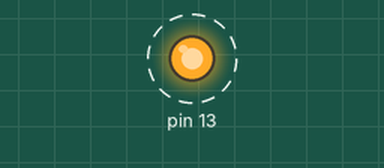
Bench run of a sketch on a simulated Arduino Uno, built with avr-gcc and run on an emulated ATmega328P. On the bench: output pins drawn as LEDs (lit = HIGH). Dashed ring = blinking.

Above: at 0.5 s.
Timing chart, 0 to 4.6 s (numbered marks = the images above):
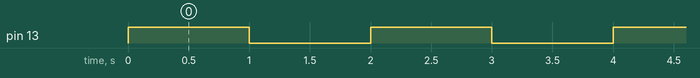

Measured:
- by itself, pin 13: alternates HIGH for 1.0 s and LOW for 1.0 s

The sketch:

Capteur_carte_interne_generic.ino
```cpp
/*
  Clignotement de LED
  Allume une LED pendant 1 seconde, puis l'éteint pendant 1 seconde
  puis le programme se répète indéfiniment

  Cet exemple est dans le domaine public
  Traduction française par X. HINAULT - www.mon-club-elec.fr
 */

void setup() {
  // initialise la broche 13 en sortie numérique
  // la broche 13 a une LED déjà connectée sur la plupart des cartes Arduino :
  pinMode(13, OUTPUT);
  String trame, s_temp, s_hygro, s_CO, s_vib, s_bal, s_temp_bal;
  int temp, hygro, CO, vib, bal, temp_bal;

}

void loop() {
  digitalWrite(13, HIGH);   // allume la LED
  delay(1000);              // ne fait rien pendant 1 seconde
  digitalWrite(13, LOW);    // éteint la LED
  delay(1000);              // ne fait rien pendant 1 seconde

  String trame, s_temp, s_hygro, s_CO, s_vib, s_bal, s_temp_bal;
  int temp, hygro, CO, vib, bal, temp_bal;

  temp = Temp();
  s_temp = String(temp);
  hygro = Hygro();
  s_hygro = String(hygro);
  CO = CO2();
  s_CO = String(CO);
  vib = Vibration();
  s_vib = String(vib);
  bal = Balance();
  s_bal = String(bal);
  temp_bal = Temp_balance();
  s_temp_bal = String(temp_bal);

  //trame = "s_temp"+"s_hygro"+"s_CO"+"s_vib"+"s_bal"+"s_temp_bal";
  trame = temp + hygro + CO + vib + bal + temp_bal;
  Serial.print(trame);
}

int Temp()
{
  int temp_func;
  temp_func = 0x00;

  return temp_func;
}

int Hygro()
{
  int hygro_func;
  hygro_func = 0x00;

  return hygro_func;
}

int CO2(void)
{
  int CO_func;
  CO_func = 0x00;

  return CO_func;
}

int Vibration(void)
{
  int vib_func;
  vib_func = 0x00;

  return vib_func;
}

int Balance(void)
{
  int bal_func;
  bal_func = 0x00;

  return bal_func;
}

int Temp_balance(void)
{
   int temp_bal_func;
   temp_bal_func = 0x00;

  return temp_bal_func;
}
```
